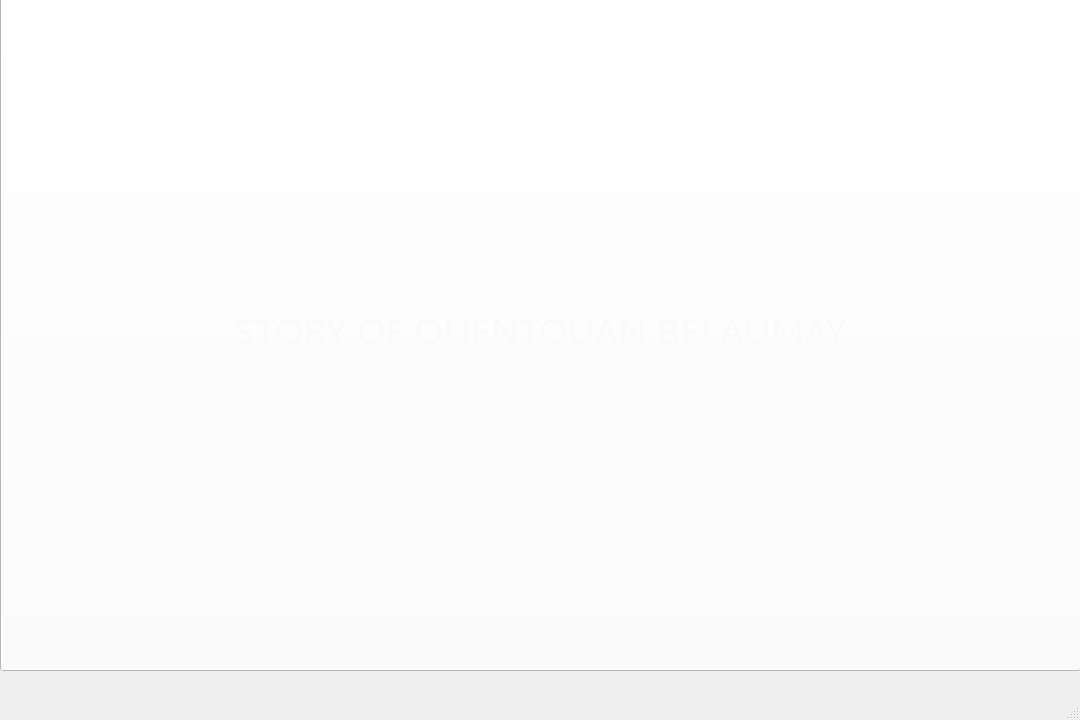
<?xml version="1.0" encoding="UTF-8"?>
<ui version="4.0">
 <class>Main</class>
 <widget class="QMainWindow" name="Main">
  <property name="geometry">
   <rect>
    <x>0</x>
    <y>0</y>
    <width>1080</width>
    <height>720</height>
   </rect>
  </property>
  <property name="minimumSize">
   <size>
    <width>1080</width>
    <height>720</height>
   </size>
  </property>
  <property name="maximumSize">
   <size>
    <width>1080</width>
    <height>720</height>
   </size>
  </property>
  <property name="windowTitle">
   <string>MainWindow</string>
  </property>
  <widget class="QWidget" name="centralwidget">
   <widget class="QPushButton" name="pushButton">
    <property name="geometry">
     <rect>
      <x>0</x>
      <y>-10</y>
      <width>1081</width>
      <height>681</height>
     </rect>
    </property>
    <property name="font">
     <font>
      <family>Sansation</family>
      <pointsize>28</pointsize>
     </font>
    </property>
    <property name="styleSheet">
     <string notr="true">background-color: rgb(255, 255, 255);
background-image: url(:/newPrefix/fond.png);
border-color: rgb(177, 200, 181);
color: rgb(250,250,250);</string>
    </property>
    <property name="text">
     <string>STORY OF QUENTOUAN BELAUMAY</string>
    </property>
    <property name="autoDefault">
     <bool>false</bool>
    </property>
    <property name="default">
     <bool>false</bool>
    </property>
    <property name="flat">
     <bool>false</bool>
    </property>
   </widget>
  </widget>
  <widget class="QMenuBar" name="menubar">
   <property name="geometry">
    <rect>
     <x>0</x>
     <y>0</y>
     <width>1080</width>
     <height>26</height>
    </rect>
   </property>
  </widget>
  <widget class="QStatusBar" name="statusbar"/>
 </widget>
 <resources>
  <include location="image/test.qrc"/>
 </resources>
 <connections/>
</ui>
